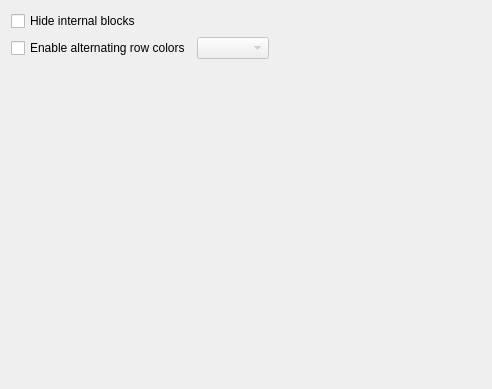
<?xml version="1.0" encoding="UTF-8"?>
<ui version="4.0">
 <class>BlockList</class>
 <widget class="QWidget" name="BlockList">
  <property name="geometry">
   <rect>
    <x>0</x>
    <y>0</y>
    <width>492</width>
    <height>389</height>
   </rect>
  </property>
  <layout class="QVBoxLayout" name="verticalLayout">
   <item>
    <widget class="QCheckBox" name="HideInternalBlocks">
     <property name="text">
      <string>Hide internal blocks</string>
     </property>
     <property name="checked">
      <bool>false</bool>
     </property>
    </widget>
   </item>
   <item>
    <layout class="QHBoxLayout" name="horizontalLayout">
     <item>
      <widget class="QCheckBox" name="EnableAlternatingRowColor">
       <property name="text">
        <string>Enable alternating row colors</string>
       </property>
      </widget>
     </item>
     <item>
      <widget class="RColorCombo" name="AlternatingRowColor">
       <property name="enabled">
        <bool>false</bool>
       </property>
       <property name="onlyFixed" stdset="0">
        <bool>true</bool>
       </property>
       <property name="color" stdset="0">
        <color>
         <red>230</red>
         <green>235</green>
         <blue>250</blue>
        </color>
       </property>
       <property name="blackWhite" stdset="0">
        <bool>false</bool>
       </property>
       <property name="showAlphaChannel" stdset="0">
        <bool>true</bool>
       </property>
      </widget>
     </item>
     <item>
      <spacer name="horizontalSpacer">
       <property name="orientation">
        <enum>Qt::Horizontal</enum>
       </property>
       <property name="sizeHint" stdset="0">
        <size>
         <width>40</width>
         <height>20</height>
        </size>
       </property>
      </spacer>
     </item>
    </layout>
   </item>
   <item>
    <spacer name="verticalSpacer">
     <property name="orientation">
      <enum>Qt::Vertical</enum>
     </property>
     <property name="sizeHint" stdset="0">
      <size>
       <width>20</width>
       <height>40</height>
      </size>
     </property>
    </spacer>
   </item>
  </layout>
 </widget>
 <customwidgets>
  <customwidget>
   <class>RColorCombo</class>
   <extends>QComboBox</extends>
   <header>RColorCombo.h</header>
  </customwidget>
 </customwidgets>
 <resources/>
 <connections>
  <connection>
   <sender>EnableAlternatingRowColor</sender>
   <signal>toggled(bool)</signal>
   <receiver>AlternatingRowColor</receiver>
   <slot>setEnabled(bool)</slot>
   <hints>
    <hint type="sourcelabel">
     <x>195</x>
     <y>49</y>
    </hint>
    <hint type="destinationlabel">
     <x>239</x>
     <y>53</y>
    </hint>
   </hints>
  </connection>
 </connections>
</ui>
